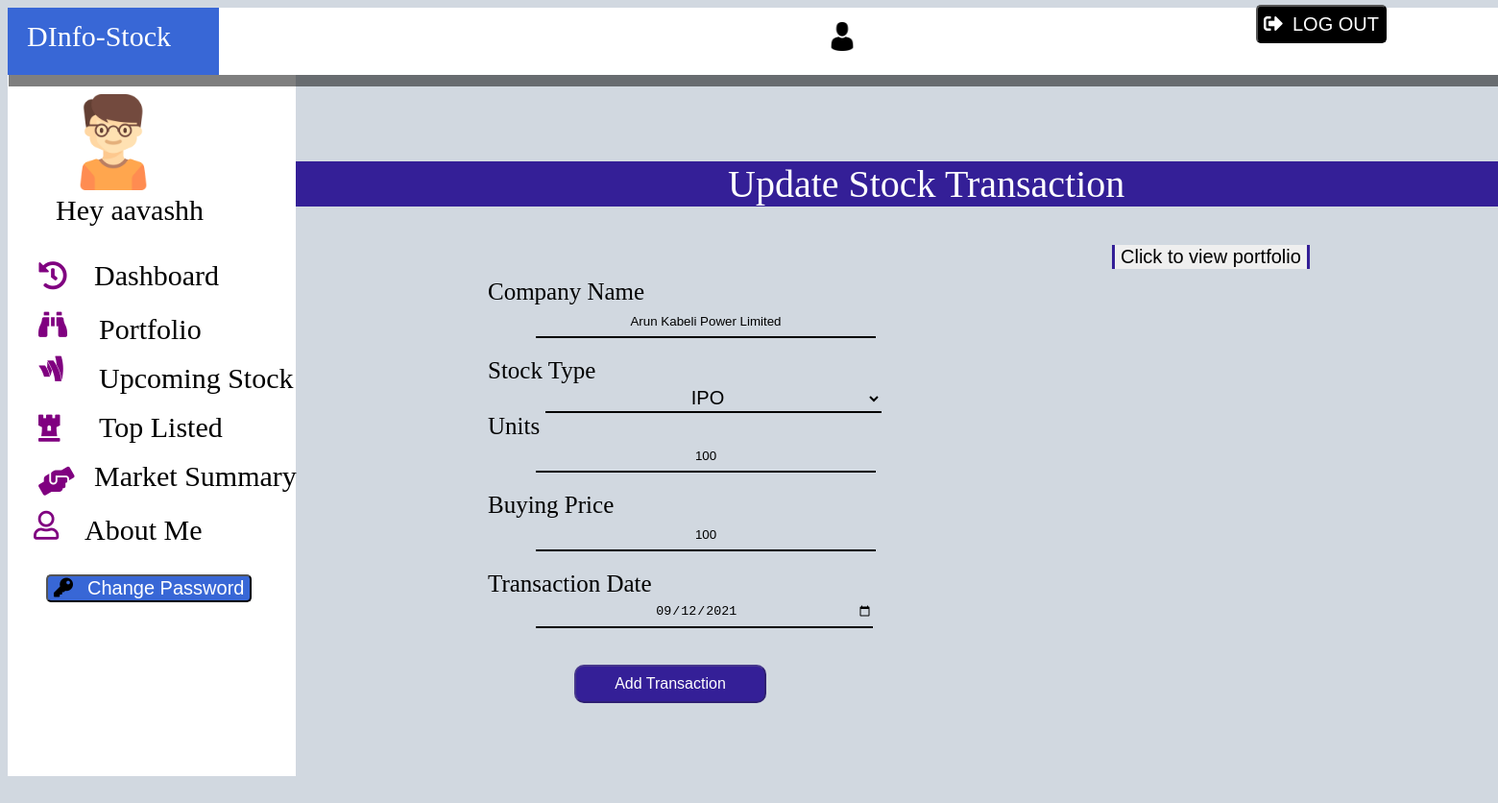
The page /project/portfolioupdate.php?id=14 (signed in) on the database its author committed.
### tables this page shows
CREATE TABLE `portfolio` (
  `id` int(11) NOT NULL,
  `company_name` text NOT NULL,
  `stock_type` varchar(50) NOT NULL,
  `units` int(50) NOT NULL,
  `buying_price` int(50) NOT NULL,
  `total_price` int(100) NOT NULL,
  `date` date NOT NULL,
  `user_id` varchar(100) NOT NULL
);

### project/portfolioupdate.php (the view, shortened to what this page needs)
<?php
include("main.php");
include("database.php");
if (isset($_GET['id'])) {
      $snos = $_GET['id'];
      $sql = "Select * from `portfolio` where id={$snos}";
      $result = mysqli_query($conn, $sql);
?>
      <!DOCTYPE html>
      <html lang="en">
      <head>
            <link href="css/portfolioadd.css" rel="stylesheet">
      </head>
      <body>
            <div id="portform">
                  <div id="porthead">Update Stock Transaction</div>
                  <a href="portfolioview.php" id="ports"><button id="portview">Click to view portfolio</button></a>
                  <?php
                  while ($rows = mysqli_fetch_assoc($result)) {
                  ?>
                        <form onsubmit="return checkvalidation()" action="portfolioupdating.php" method="POST">
                              <label>Company Name</label><br>
                              <input type="text" name="company_name" id="companyname" value="<?php echo  $rows['company_name'] ?>"><span id="errorcompanyname"></span><br>
                              <label>Stock Type</label><br>
                              <select id="stocktype" name="stock_type">
                                    <?php
                                    $sql_one = "Select * from stocktype";
                                    $result_one = mysqli_query($conn, $sql_one);
                                    while ($row = mysqli_fetch_assoc($result_one)) {
                                    ?>
                                          <option selected><?php echo $row['stockname'] ?></option>
                                    <?php
                                    }
                                    ?>
                              </select> <br>
                              <label>Units</label><br>
                              <input type="text" name="units" id="units" value="<?php echo $rows['units']; ?>"> <span id="errorunits"></span><br>
                              <label>Buying Price</label><br>
                              <input type="text" name="buying_price" id="buyingprice" value="<?php echo  $rows['buying_price'] ?>"> <span id="errorbuyingprice"></span><br>
                              <label>Transaction Date</label><br>
                              <input type="date" name="date" id="date" value="<?php echo $rows['date'] ?>"> <span id="errordate"></span><br><br>
                              <button id="submit" name='submit' onclick="validation()" disabled>Add Transaction</button><br>
            </div>
<?php
                  }
            }
?>
      </body>
      </html>

### project/css/main.css (style rules this page uses)
body { background-color: #d1d8e0; overflow: visible; }
a { text-decoration: none; }

### project/css/portfolioadd.css (style rules this page uses)
body { overflow: hidden; }
#portform { position: relative; left:500px; top:-550px; }
#porthead { font-size: 40px; position: relative; top:-90px; left:-200px; color:white; padding-left: 450px; background-color: #341f97; }
label { color:black; font-size: 25px; }
form { position: relative; top:-40px; }
input { height: 30px; width: 350px; border: none; background-color: #d1d8e0; outline: none; border-bottom: 2px solid black; margin-left: 50px; margin-bottom: 20px; text-align: center; }
#submit { position: relative; left:90px; height: 40px; width: 200px; background-color: #341f97; color:white; font-size: medium; border-radius: 10px; }
#portview { position: relative; top:-50px; left:650px; font-size: 20px; background-color:none; border: none; border-left: 3px solid #341f97 ; border-right: 3px solid #341f97 ; }
#stocktype { position: relative; left:60px; border: none; border-bottom: 2px solid black; height: 30px; width: 350px; background-color: #d1d8e0; outline: none; font-size: 20px; text-align: center; }

### rows shown on the page
portfolio: company_name "Arun Kabeli Power Limited", units "100", buying_price "100", date "09/12/2021"

### other values the page prints
$_SESSION['username'] "aavashh"
form field stock_type "IPO"
